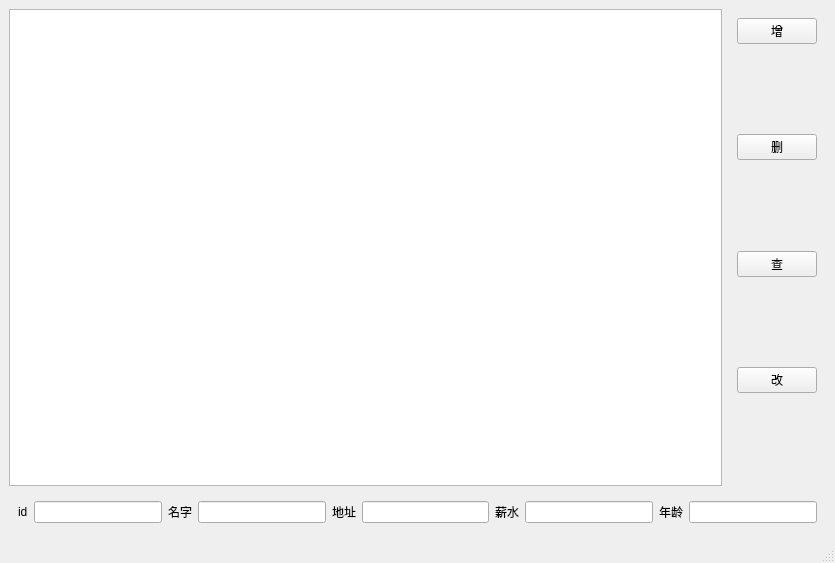
<?xml version="1.0" encoding="UTF-8"?>
<ui version="4.0">
 <class>MainWindow</class>
 <widget class="QMainWindow" name="MainWindow">
  <property name="geometry">
   <rect>
    <x>0</x>
    <y>0</y>
    <width>835</width>
    <height>563</height>
   </rect>
  </property>
  <property name="windowTitle">
   <string>MainWindow</string>
  </property>
  <widget class="QWidget" name="centralwidget">
   <layout class="QGridLayout" name="gridLayout">
    <item row="0" column="1">
     <widget class="QWidget" name="widget" native="true">
      <layout class="QVBoxLayout" name="verticalLayout">
       <item>
        <widget class="QPushButton" name="insertBtn">
         <property name="text">
          <string>增</string>
         </property>
        </widget>
       </item>
       <item>
        <spacer name="verticalSpacer">
         <property name="orientation">
          <enum>Qt::Vertical</enum>
         </property>
         <property name="sizeHint" stdset="0">
          <size>
           <width>20</width>
           <height>40</height>
          </size>
         </property>
        </spacer>
       </item>
       <item>
        <widget class="QPushButton" name="deleteBtn">
         <property name="text">
          <string>删</string>
         </property>
        </widget>
       </item>
       <item>
        <spacer name="verticalSpacer_2">
         <property name="orientation">
          <enum>Qt::Vertical</enum>
         </property>
         <property name="sizeHint" stdset="0">
          <size>
           <width>20</width>
           <height>40</height>
          </size>
         </property>
        </spacer>
       </item>
       <item>
        <widget class="QPushButton" name="selecBtn">
         <property name="text">
          <string>查</string>
         </property>
        </widget>
       </item>
       <item>
        <spacer name="verticalSpacer_3">
         <property name="orientation">
          <enum>Qt::Vertical</enum>
         </property>
         <property name="sizeHint" stdset="0">
          <size>
           <width>20</width>
           <height>40</height>
          </size>
         </property>
        </spacer>
       </item>
       <item>
        <widget class="QPushButton" name="updateBtn">
         <property name="text">
          <string>改</string>
         </property>
        </widget>
       </item>
       <item>
        <spacer name="verticalSpacer_4">
         <property name="orientation">
          <enum>Qt::Vertical</enum>
         </property>
         <property name="sizeHint" stdset="0">
          <size>
           <width>20</width>
           <height>40</height>
          </size>
         </property>
        </spacer>
       </item>
      </layout>
     </widget>
    </item>
    <item row="0" column="0">
     <widget class="QListWidget" name="listWidget"/>
    </item>
    <item row="1" column="0" colspan="2">
     <widget class="QWidget" name="widget_2" native="true">
      <layout class="QHBoxLayout" name="horizontalLayout">
       <item>
        <widget class="QLabel" name="label">
         <property name="text">
          <string>id</string>
         </property>
        </widget>
       </item>
       <item>
        <widget class="QLineEdit" name="idEdit"/>
       </item>
       <item>
        <widget class="QLabel" name="label_2">
         <property name="text">
          <string>名字</string>
         </property>
        </widget>
       </item>
       <item>
        <widget class="QLineEdit" name="nameEdit"/>
       </item>
       <item>
        <widget class="QLabel" name="label_3">
         <property name="text">
          <string>地址</string>
         </property>
        </widget>
       </item>
       <item>
        <widget class="QLineEdit" name="addressEdit"/>
       </item>
       <item>
        <widget class="QLabel" name="label_4">
         <property name="text">
          <string>薪水</string>
         </property>
        </widget>
       </item>
       <item>
        <widget class="QLineEdit" name="salaryEdit"/>
       </item>
       <item>
        <widget class="QLabel" name="label_5">
         <property name="text">
          <string>年龄</string>
         </property>
        </widget>
       </item>
       <item>
        <widget class="QLineEdit" name="ageEdit"/>
       </item>
      </layout>
     </widget>
    </item>
   </layout>
  </widget>
  <widget class="QMenuBar" name="menubar">
   <property name="geometry">
    <rect>
     <x>0</x>
     <y>0</y>
     <width>835</width>
     <height>24</height>
    </rect>
   </property>
  </widget>
  <widget class="QStatusBar" name="statusbar"/>
 </widget>
 <resources/>
 <connections/>
</ui>
